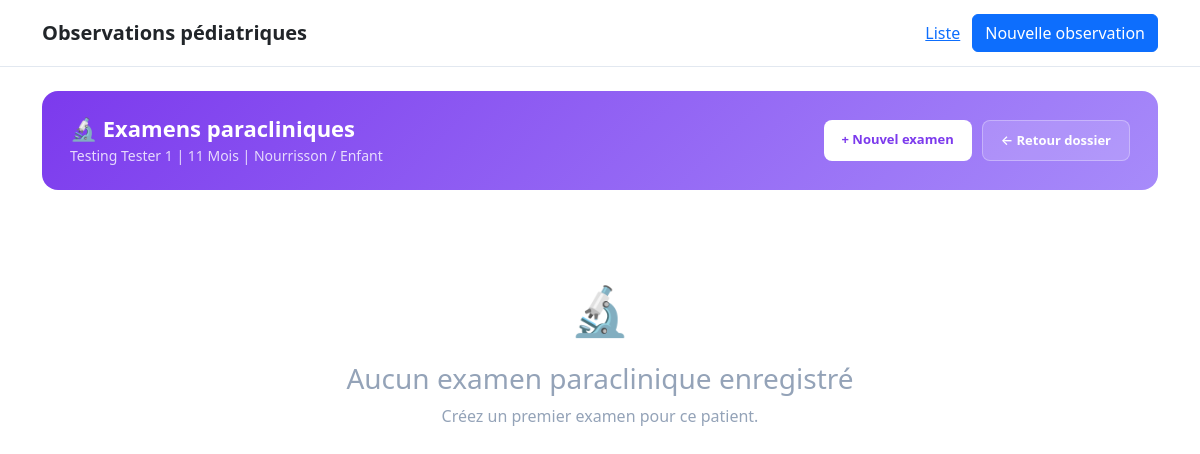
Page /observations/1/paraclinique/ on the earlier database version.
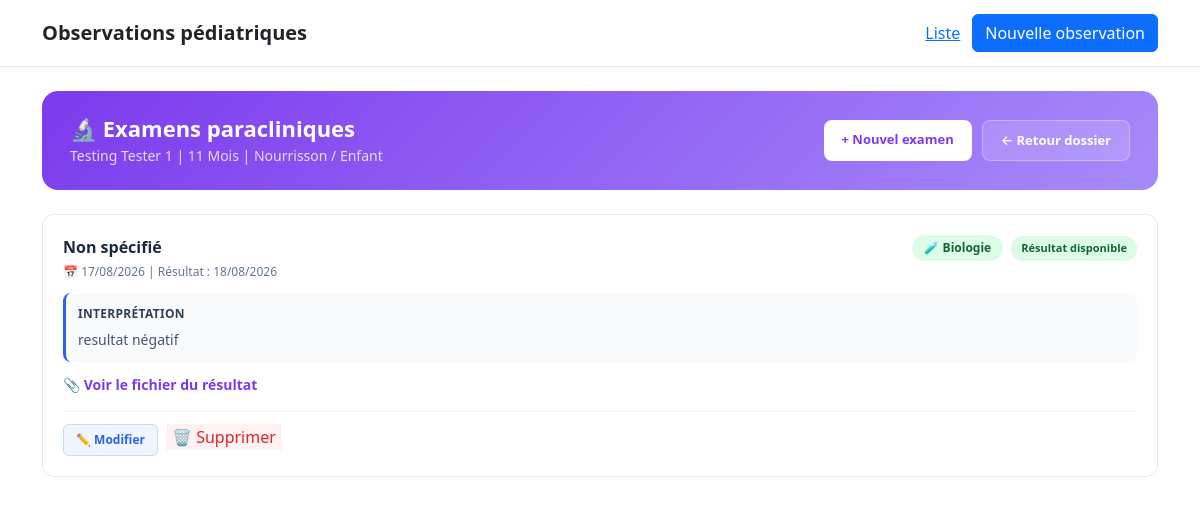
Same page on the later database version.
### patient/models.py (models this page shows, shortened)
class ExamenParaclinique(models.Model):
    observation = models.ForeignKey(
        ObservationMedicale,
        on_delete=models.CASCADE,
        related_name="examens_paracliniques",
        verbose_name="Observation",
    )
    type_examen = models.CharField(
        max_length=20,
        choices=C.TYPE_EXAMEN_PARACLINIQUE_CHOICES,
        verbose_name="Type d'examen",
    )
    nom_examen = models.CharField(
        max_length=100,
        null=True,
        blank=True,
        verbose_name="Nom de l'examen",
    )
    nom_examen_autre = models.CharField(
        max_length=255,
        null=True,
        blank=True,
        verbose_name="Autre (préciser)",
    )
    date_examen = models.DateField(
        null=True,
        blank=True,
        verbose_name="Date de l'examen",
    )
    date_resultat = models.DateField(
        null=True,
        blank=True,
        verbose_name="Date du résultat",
    )
    statut = models.CharField(
        max_length=30,
        choices=C.STATUT_EXAMEN_PARACLINIQUE_CHOICES,
        default="demande",
        verbose_name="Statut",
    )
    resultat = models.TextField(
        null=True,
        blank=True,
        verbose_name="Résultat",
        help_text="Valeurs, mesures, observations...",
    )
    fichier_resultat = models.FileField(
        upload_to="examens_paracliniques/",
        null=True,
        blank=True,
        verbose_name="Fichier du résultat",
        help_text="PDF, image, ou autre fichier du résultat",
    )
    interpretation = models.TextField(
        null=True,
        blank=True,
        verbose_name="Interprétation",
    )
    conclusion = models.TextField(
        null=True,
        blank=True,
        verbose_name="Conclusion",
    )
    notes = models.TextField(
        null=True,
        blank=True,
        verbose_name="Notes",
    )
    created_at = models.DateTimeField(auto_now_add=True)
    updated_at = models.DateTimeField(auto_now=True)
    class Meta:
        verbose_name = "Examen paraclinique"
        verbose_name_plural = "Examens paracliniques"
        ordering = ["-date_examen", "-created_at"]
    @property
    def nom_examen_display(self):
        if self.nom_examen_autre:
            return self.nom_examen_autre
        if not self.nom_examen:
            return "Non spécifié"

### patient/views.py (the view)
@require_GET
def examen_paraclinique_list(request, observation_pk):
    observation = get_object_or_404(ObservationMedicale, pk=observation_pk)
    examens = observation.examens_paracliniques.all()
    context = {
        "observation": observation,
        "examens": examens,
    }
    return render(request, "patient/examen_paraclinique_list.html", context)

### patient/models.py (called while the page is built)
    @property
    def age_display(self):
        return f"{self.age_valeur} {self.get_age_unite_display()}"

### patient/templates/patient/examen_paraclinique_list.html (shortened to what this page needs)
{% extends "patient/base.html" %}
{% block content %}
<div class="paraclinique-header">
    <div>
        <h1>🔬 Examens paracliniques</h1>
        <div class="subtitle">
            {{ observation.nom }} {{ observation.prenoms }}
            | {{ observation.age_display }}
            | {{ observation.get_type_observation_display }}
        </div>
    </div>
    <div style="display:flex; gap:10px;">
        <a href="{% url 'patient:examen_paraclinique_create' observation.pk %}"
           style="background:#fff; color:#7c3aed; padding:10px 18px; border-radius:8px; text-decoration:none; font-weight:700; font-size:13px;">
            + Nouvel examen
        </a>
        <a href="{% url 'patient:observation_detail' observation.pk %}"
           style="background:rgba(255,255,255,0.15); color:#fff; border:1px solid rgba(255,255,255,0.3); padding:10px 18px; border-radius:8px; text-decoration:none; font-weight:600; font-size:13px;">
            ← Retour dossier
        </a>
    </div>
</div>
{% if examens %}
    {% for examen in examens %}
        <div class="examen-card">
            <div class="examen-card-header">
                <div>
                    <div class="examen-card-title">
                        {{ examen.nom_examen_display }}
                    </div>
                    <div class="examen-card-meta">
                        {% if examen.date_examen %}
                            📅 {{ examen.date_examen|date:"d/m/Y" }}
                        {% endif %}
                        {% if examen.date_resultat %}
                            | Résultat : {{ examen.date_resultat|date:"d/m/Y" }}
                        {% endif %}
                    </div>
                </div>
                <div style="display:flex; gap:8px; align-items:center;">
                    <span class="type-badge {{ examen.type_examen }}">
                        {% if examen.type_examen == "imagerie" %}🩻
                        {% elif examen.type_examen == "biologie" %}🧪
                        {% elif examen.type_examen == "fonctionnel" %}📈
                        {% else %}📋
                        {% endif %}
                        {{ examen.get_type_examen_display }}
                    </span>
                    <span class="statut-badge {{ examen.statut }}">
                        {{ examen.get_statut_display }}
                    </span>
                </div>
            </div>
            <div class="examen-card-body">
                {% if examen.interpretation %}
                    <div class="resultat-section" style="margin-top:8px; border-left-color:#2563eb;">
                        <div class="label">Interprétation</div>
                        <div style="margin-top:6px;">{{ examen.interpretation|linebreaksbr }}</div>
                    </div>
                {% endif %}
                {% if examen.fichier_resultat %}
                    <div style="margin-top:12px;">
                        <a href="{{ examen.fichier_resultat.url }}" target="_blank"
                           style="color:#7c3aed; text-decoration:none; font-weight:600;">
                            📎 Voir le fichier du résultat
                        </a>
                    </div>
                {% endif %}
            </div>
            <div class="examen-card-actions">
                <a href="{% url 'patient:examen_paraclinique_update' examen.pk %}" class="btn-edit">
                    ✏️ Modifier
                </a>
                <form method="post" action="{% url 'patient:examen_paraclinique_delete' examen.pk %}"
                      style="display:inline;"
                      onsubmit="return confirm('Supprimer cet examen ?');">
                    <button type="submit" class="btn-delete" style="border:none; cursor:pointer;">
                        🗑️ Supprimer
                    </button>
                </form>
            </div>
        </div>
    {% endfor %}
{% else %}
    <div class="empty-state">
        <div class="empty-icon">🔬</div>
        <h3>Aucun examen paraclinique enregistré</h3>
        <p>Créez un premier examen pour ce patient.</p>
    </div>
{% endif %}
{% endblock %}

Differences in the rows shown:
added ExamenParaclinique: nom_examen_display "Non spécifié", date_examen "17/08/2026", date_resultat "18/08/2026", type_examen "Biologie", statut "Résultat disponible", interpretation "resultat négatif"
Other differences:
text no longer shown: "🔬 Aucun examen paraclinique enregistré Créez un premier examen pour ce patient."
